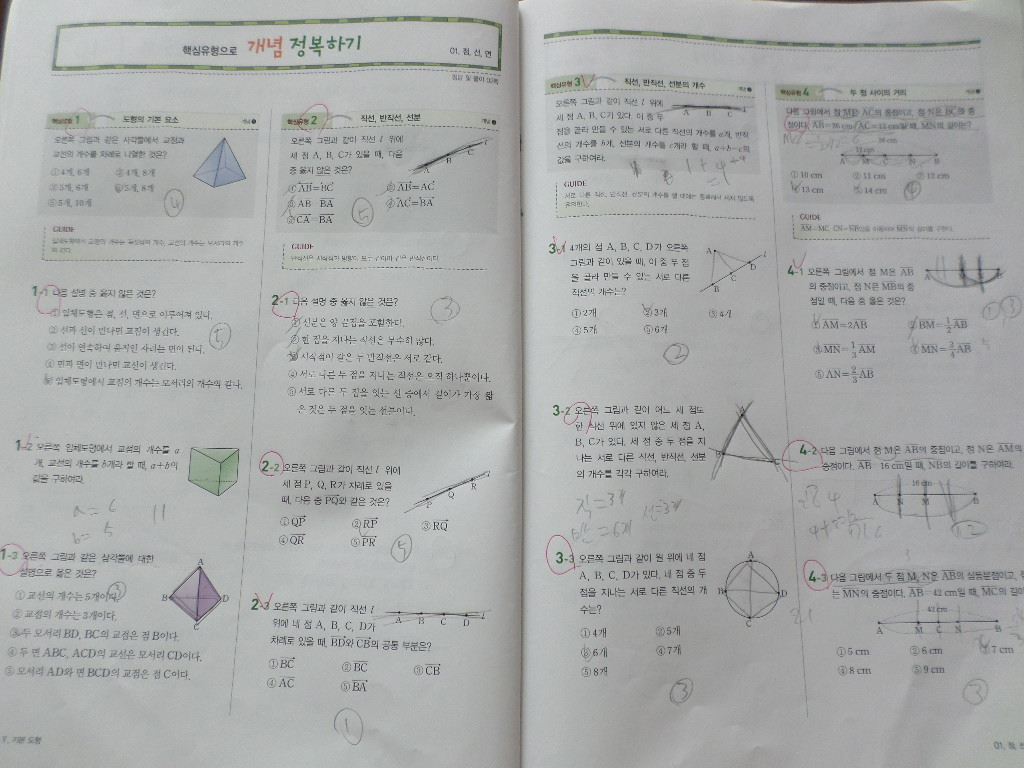
#> input picture model-server/object_segmentation/src/scenes/prob_3.jpeg, 1024 x 768 px, found by its file name
$ python main.py
#> lines starting #> are read from the running program, lines starting #| are printed output that depends on the picture
### model-server/object_segmentation/src/image_processing.py
import cv2
import numpy as np

def extract_features(image):
    gray = cv2.cvtColor(image, cv2.COLOR_BGR2GRAY)
    orb = cv2.ORB_create()
    keypoints, descriptors = orb.detectAndCompute(gray, None)
    return keypoints, descriptors

# [5 lines left out: function match_features, not called in this run]

def find_best_match(scene_image, template_descriptors, step_size=50, min_match_count=10):
    h, w = scene_image.shape[:2]
    best_match = None
    best_match_score = float('inf')
    best_x, best_y, best_w, best_h = 0, 0, 0, 0

    for y in range(0, h, step_size):
        for x in range(0, w, step_size):
            window = scene_image[y:y+step_size, x:x+step_size]
            _, scene_descriptors = extract_features(window)

            if scene_descriptors is None or len(scene_descriptors) < min_match_count:
                continue

            matches = match_features(template_descriptors, scene_descriptors)
            score = sum([m.distance for m in matches])

            if score < best_match_score:
                best_match_score = score
                best_match = window
                best_x, best_y, best_w, best_h = x, y, step_size, step_size

    return best_match, (best_x, best_y, best_w, best_h)

### model-server/object_segmentation/src/main.py
import cv2
import os
from image_processing import extract_features, find_best_match

def process_scene(scene_path, templates_dir, output_dir, step_size=50, min_match_count=10):
#> called with scene_path = 'src/scenes/prob_3.jpeg', templates_dir = 'src/templates/', output_dir = 'results/', step_size = 50, min_match_count = 10
    scene_image = cv2.imread(scene_path)
#> scene_image is the input picture: shape (768, 1024, 3); mean B, G, R 169.6, 170.1, 168.4

    if scene_image is None:
        print(f"Error: Could not load scene image from {scene_path}")
        return

    template_files = os.listdir(templates_dir)
    for template_file in template_files:
        template_path = os.path.join(templates_dir, template_file)
        template_image = cv2.imread(template_path)
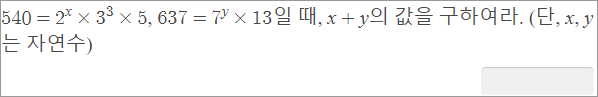
#> input picture model-server/object_segmentation/src/templates/M1_1_01_21721_51656.png, 598 x 97 px, found by its file name
#> template_image is the input picture: shape (97, 598, 3); mean B, G, R 246.1, 246.1, 246.1

        if template_image is None:
            print(f"Error: Could not load template image from {template_path}")
            continue

        template_keypoints, template_descriptors = extract_features(template_image)
#> in extract_features, `gray = cv2.cvtColor(image, cv2.COLOR_BGR2GRAY)`:
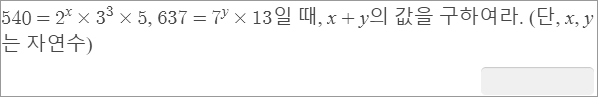
#> gray: shape (97, 598); min 70, max 255, mean 246.1
#> in extract_features, `keypoints, descriptors = orb.detectAndCompute(gray, None)`: keypoints = 68 keypoints; strongest (x, y, size): (58, 42, 31), (57, 40, 31), (58, 37, 31), (55, 39, 31)
#> template_keypoints has the same summary as keypoints in extract_features

        best_match, bbox = find_best_match(scene_image, template_descriptors, step_size, min_match_count)
#> after the loop in find_best_match, `for y in range(0, h, step_size):`: best_h = 0; best_match_score = inf; best_w = 0
#> bbox = (0, 0, 0, 0)

        if best_match is not None:
            output_filename = f"{os.path.basename(scene_path).split('.')[0]}_{template_file.split('.')[0]}.png"
            output_path = os.path.join(output_dir, output_filename)
            cv2.imwrite(output_path, best_match)
            print(f"Saved match to {output_path}")
        else:
            print(f"No match found for {template_file} in {scene_path}")
#> pass 2 of the loop in process_scene, `for template_file in template_files:`:
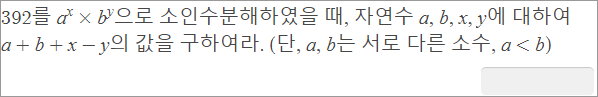
#> input picture model-server/object_segmentation/src/templates/M1_1_01_21722_51623.png, 598 x 97 px, found by its file name
#> in process_scene, template_image is the input picture: shape (97, 598, 3); mean B, G, R 241.6, 241.6, 241.6
#> template_keypoints = 274 keypoints; strongest (x, y, size): (231, 44, 31), (233, 41, 31), (139, 47, 31), (230, 40, 31)
#> the loop in find_best_match (call 2), `for y in range(0, h, step_size):` made 16 passes
#> pass 1, in extract_features (call 341), `gray = cv2.cvtColor(image, cv2.COLOR_BGR2GRAY)`:
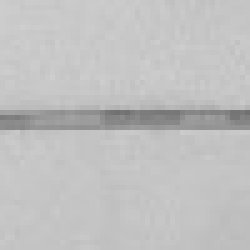
#> gray: shape (50, 50) (shown 5 times larger); min 113, max 206, mean 192.4
#> pass 1, in extract_features (call 342), `gray = cv2.cvtColor(image, cv2.COLOR_BGR2GRAY)`:
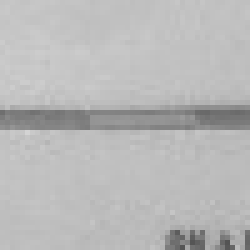
#> gray: shape (50, 50) (shown 5 times larger); min 84, max 211, mean 184.6
#> pass 3 of the loop in process_scene, `for template_file in template_files:`:
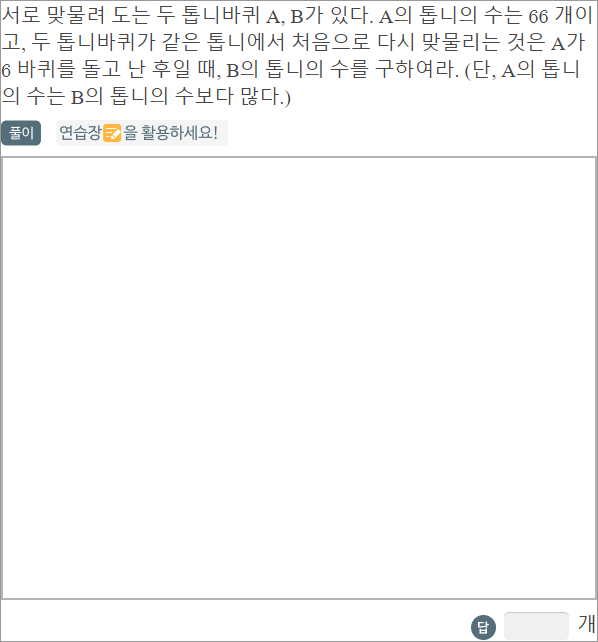
#> input picture model-server/object_segmentation/src/templates/M1_1_01_34244_135214.png, 598 x 642 px, found by its file name
#> in process_scene, template_image is the input picture: shape (642, 598, 3); mean B, G, R 249.5, 249.5, 249.4
#> template_keypoints = 469 keypoints; strongest (x, y, size): (86, 64, 31), (326, 46, 31), (431, 40, 31), (114, 92, 31)
#> the loop in find_best_match (call 3), `for y in range(0, h, step_size):` made 16 passes
#> pass 1, in extract_features (call 682), `gray = cv2.cvtColor(image, cv2.COLOR_BGR2GRAY)`:
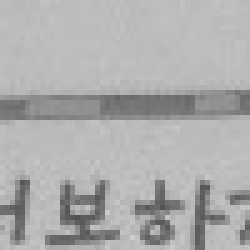
#> gray: shape (50, 50) (shown 5 times larger); min 80, max 206, mean 173.3
#> pass 1, in extract_features (call 683), `gray = cv2.cvtColor(image, cv2.COLOR_BGR2GRAY)`:
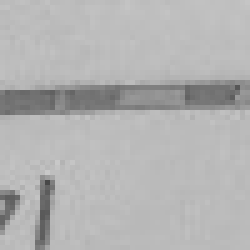
#> gray: shape (50, 50) (shown 5 times larger); min 72, max 200, mean 178.9

if __name__ == "__main__":
    templates_dir = 'src/templates/'
    scenes_dir = 'src/scenes/'
    output_dir = 'results/'

    os.makedirs(output_dir, exist_ok=True)

    specific_scene_file = 'prob_3.jpeg'
    scene_path = os.path.join(scenes_dir, specific_scene_file)

    process_scene(scene_path, templates_dir, output_dir)
